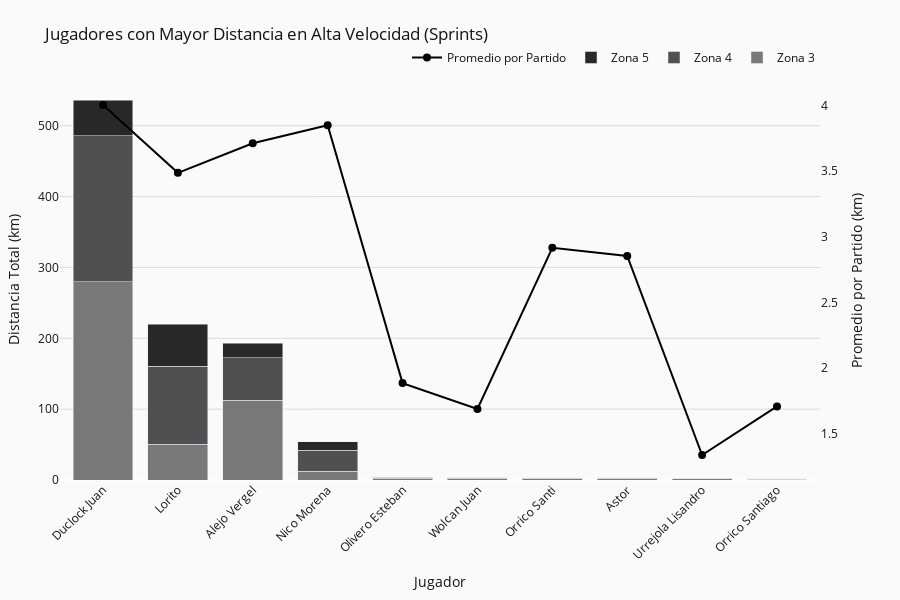

Write notebook code for a chart like this one.
### Code cell
import pandas as pd
import matplotlib.pyplot as plt
import plotly.express as px
import plotly.graph_objects as go

def analizar_jugadores_alta_velocidad(df, top_n=10):
    """
    Identifica los jugadores con mayores distancias en zonas de alta velocidad (3, 4 y 5)
    en partidos y muestra un gráfico con los resultados.
    
    Parámetros:
    - df: DataFrame con los datos de Catapult
    - top_n: Número de jugadores principales a mostrar (default: 10)
    
    Retorna:
    - DataFrame con los jugadores ordenados por distancia total en alta velocidad
    """
    try:
        # Filtrar solo partidos
        partidos_df = df[df['Session Title'].str.contains('Partido', case=False, na=False)].copy()
        
        if partidos_df.empty:
            print("No se encontraron datos de partidos para analizar.")
            return None
        
        # Columnas de velocidad alta
        columnas_velocidad = [
            'Distance in Speed Zone 3 (km)',
            'Distance in Speed Zone 4 (km)',
            'Distance in Speed Zone 5 (km)'
        ]
        
        # Convertir fecha a datetime si no lo está
        if not pd.api.types.is_datetime64_dtype(partidos_df['Date']):
            partidos_df['Date'] = pd.to_datetime(partidos_df['Date'], errors='coerce')
        
        # Convertir las columnas a numéricas
        for col in columnas_velocidad:
            if isinstance(partidos_df[col].iloc[0], str):
                partidos_df[col] = partidos_df[col].str.replace(',', '.').astype(float)
            elif not pd.api.types.is_numeric_dtype(partidos_df[col]):
                partidos_df[col] = pd.to_numeric(partidos_df[col], errors='coerce')
        
        # Crear columna con la suma total de alta velocidad
        partidos_df['Alta Velocidad Total (km)'] = partidos_df[columnas_velocidad].sum(axis=1)
        
        # También añadir columnas individuales para cada zona
        partidos_df['Zona 3 (km)'] = partidos_df['Distance in Speed Zone 3 (km)']
        partidos_df['Zona 4 (km)'] = partidos_df['Distance in Speed Zone 4 (km)']
        partidos_df['Zona 5 (km)'] = partidos_df['Distance in Speed Zone 5 (km)']
        
        # Agrupar por jugador y calcular estadísticas
        jugadores_stats = partidos_df.groupby('Player Name').agg({
            'Alta Velocidad Total (km)': 'sum',
            'Zona 3 (km)': 'sum',
            'Zona 4 (km)': 'sum', 
            'Zona 5 (km)': 'sum',
            'Session Title': 'count'  # Contar partidos jugados
        }).reset_index()
        
        # Renombrar columna de conteo
        jugadores_stats.rename(columns={'Session Title': 'Partidos Jugados'}, inplace=True)
        
        # Calcular promedio por partido
        jugadores_stats['Promedio por Partido (km)'] = jugadores_stats['Alta Velocidad Total (km)'] / jugadores_stats['Partidos Jugados']
        
        # Ordenar jugadores por distancia total en alta velocidad (descendente)
        jugadores_stats = jugadores_stats.sort_values('Alta Velocidad Total (km)', ascending=False)
        
        # Limitar a los top_n jugadores
        top_jugadores = jugadores_stats.head(top_n)
        
        # Crear gráfico de barras apiladas con Plotly
        fig = go.Figure()
        
        # Añadir barras para cada zona
        fig.add_trace(go.Bar(
            x=top_jugadores['Player Name'],
            y=top_jugadores['Zona 3 (km)'],
            name='Zona 3',
            marker_color='rgb(120, 120, 120)',
            hovertemplate='<b>%{x}</b><br>Zona 3: %{y:.2f} km<extra></extra>'
        ))
        
        fig.add_trace(go.Bar(
            x=top_jugadores['Player Name'],
            y=top_jugadores['Zona 4 (km)'],
            name='Zona 4',
            marker_color='rgb(80, 80, 80)',
            hovertemplate='<b>%{x}</b><br>Zona 4: %{y:.2f} km<extra></extra>'
        ))
        
        fig.add_trace(go.Bar(
            x=top_jugadores['Player Name'],
            y=top_jugadores['Zona 5 (km)'],
            name='Zona 5',
            marker_color='rgb(40, 40, 40)',
            hovertemplate='<b>%{x}</b><br>Zona 5: %{y:.2f} km<extra></extra>'
        ))
        
        # Añadir línea para promedio por partido
        fig.add_trace(go.Scatter(
            x=top_jugadores['Player Name'],
            y=top_jugadores['Promedio por Partido (km)'],
            name='Promedio por Partido',
            mode='lines+markers',
            line=dict(color='rgb(0, 0, 0)', width=2),
            marker=dict(size=8, symbol='circle', color='rgb(0, 0, 0)'),
            yaxis='y2',
            hovertemplate='<b>%{x}</b><br>Promedio por partido: %{y:.2f} km<br>Partidos: %{customdata}<extra></extra>',
            customdata=top_jugadores['Partidos Jugados']
        ))
        
        # Configurar diseño con eje Y secundario para el promedio
        fig.update_layout(
            title='Jugadores con Mayor Distancia en Alta Velocidad (Sprints)',
            xaxis=dict(
                title='Jugador',
                tickangle=-45
            ),
            yaxis=dict(
                title='Distancia Total (km)',
                gridcolor='rgb(220, 220, 220)'
            ),
            yaxis2=dict(
                title='Promedio por Partido (km)',
                overlaying='y',
                side='right',
                showgrid=False
            ),
            plot_bgcolor='rgb(250, 250, 250)',
            paper_bgcolor='rgb(250, 250, 250)',
            font=dict(color='rgb(20, 20, 20)'),
            barmode='stack',
            legend=dict(orientation='h', yanchor='bottom', y=1.02, xanchor='right', x=1),
            margin=dict(t=80, b=120, l=60, r=80),
            height=600
        )
        
        # Mostrar gráfico
        fig.show()
        
        # También mostrar tabla con datos completos
        print(f"\nTop {top_n} jugadores con mayor distancia en alta velocidad:")
        return jugadores_stats.head(top_n)
    
    except Exception as e:
        import traceback
        print(f"Error al analizar los datos: {e}")
        print(traceback.format_exc())
        return None

# Ejecutar el análisis
try:
    if 'df' in globals() and df is not None:
        top_jugadores = analizar_jugadores_alta_velocidad(df)
        if top_jugadores is not None:
            display(top_jugadores)
    else:
        print("No se encontraron datos cargados. Ejecute primero la celda para cargar los datos.")
except Exception as e:
    print(f"Error: {e}")

### Figure 1 — Plotly figure (JSON) as saved in the notebook; plotly's stock layout.template omitted (floating-point values rounded to 4 significant figures)
{"data": [{"hovertemplate": "<b>%{x}</b><br>Zona 3: %{y:.2f} km<extra></extra>", "marker": {"color": "rgb(120, 120, 120)"}, "name": "Zona 3", "type": "bar", "x": ["Duclock Juan", "Lorito", "Alejo Vergel", "Nico Morena", "Olivero Esteban", "Wolcan Juan", "Orrico Santi", "Astor", "Urrejola Lisandro", "Orrico Santiago"], "y": [279.9, 50.32, 112.5, 12.68, 2.438, 2.3, 1.725, 1.619, 2.493, 0.54]}, {"hovertemplate": "<b>%{x}</b><br>Zona 4: %{y:.2f} km<extra></extra>", "marker": {"color": "rgb(80, 80, 80)"}, "name": "Zona 4", "type": "bar", "x": ["Duclock Juan", "Lorito", "Alejo Vergel", "Nico Morena", "Olivero Esteban", "Wolcan Juan", "Orrico Santi", "Astor", "Urrejola Lisandro", "Orrico Santiago"], "y": [206.0, 110.5, 59.93, 29.52, 1.202, 0.94, 1.0, 0.9406, 0.1441, 0.74]}, {"hovertemplate": "<b>%{x}</b><br>Zona 5: %{y:.2f} km<extra></extra>", "marker": {"color": "rgb(40, 40, 40)"}, "name": "Zona 5", "type": "bar", "x": ["Duclock Juan", "Lorito", "Alejo Vergel", "Nico Morena", "Olivero Esteban", "Wolcan Juan", "Orrico Santi", "Astor", "Urrejola Lisandro", "Orrico Santiago"], "y": [50.48, 58.88, 20.56, 11.67, 0.1341, 0.14, 0.1904, 0.2948, 0.0436, 0.43]}, {"customdata": [134, 63, 52, 14, 2, 2, 1, 1, 2, 1], "hovertemplate": "<b>%{x}</b><br>Promedio por partido: %{y:.2f} km<br>Partidos: %{customdata}<extra></extra>", "line": {"color": "rgb(0, 0, 0)", "width": 2}, "marker": {"color": "rgb(0, 0, 0)", "size": 8, "symbol": "circle"}, "mode": "lines+markers", "name": "Promedio por Partido", "type": "scatter", "x": ["Duclock Juan", "Lorito", "Alejo Vergel", "Nico Morena", "Olivero Esteban", "Wolcan Juan", "Orrico Santi", "Astor", "Urrejola Lisandro", "Orrico Santiago"], "y": [4.002, 3.487, 3.711, 3.848, 1.887, 1.69, 2.916, 2.855, 1.34, 1.71], "yaxis": "y2"}], "layout": {"barmode": "stack", "font": {"color": "rgb(20, 20, 20)"}, "height": 600, "legend": {"orientation": "h", "x": 1, "xanchor": "right", "y": 1.02, "yanchor": "bottom"}, "margin": {"b": 120, "l": 60, "r": 80, "t": 80}, "paper_bgcolor": "rgb(250, 250, 250)", "plot_bgcolor": "rgb(250, 250, 250)", "title": {"text": "Jugadores con Mayor Distancia en Alta Velocidad (Sprints)"}, "xaxis": {"tickangle": -45, "title": {"text": "Jugador"}}, "yaxis": {"gridcolor": "rgb(220, 220, 220)", "title": {"text": "Distancia Total (km)"}}, "yaxis2": {"overlaying": "y", "showgrid": false, "side": "right", "title": {"text": "Promedio por Partido (km)"}}}}
